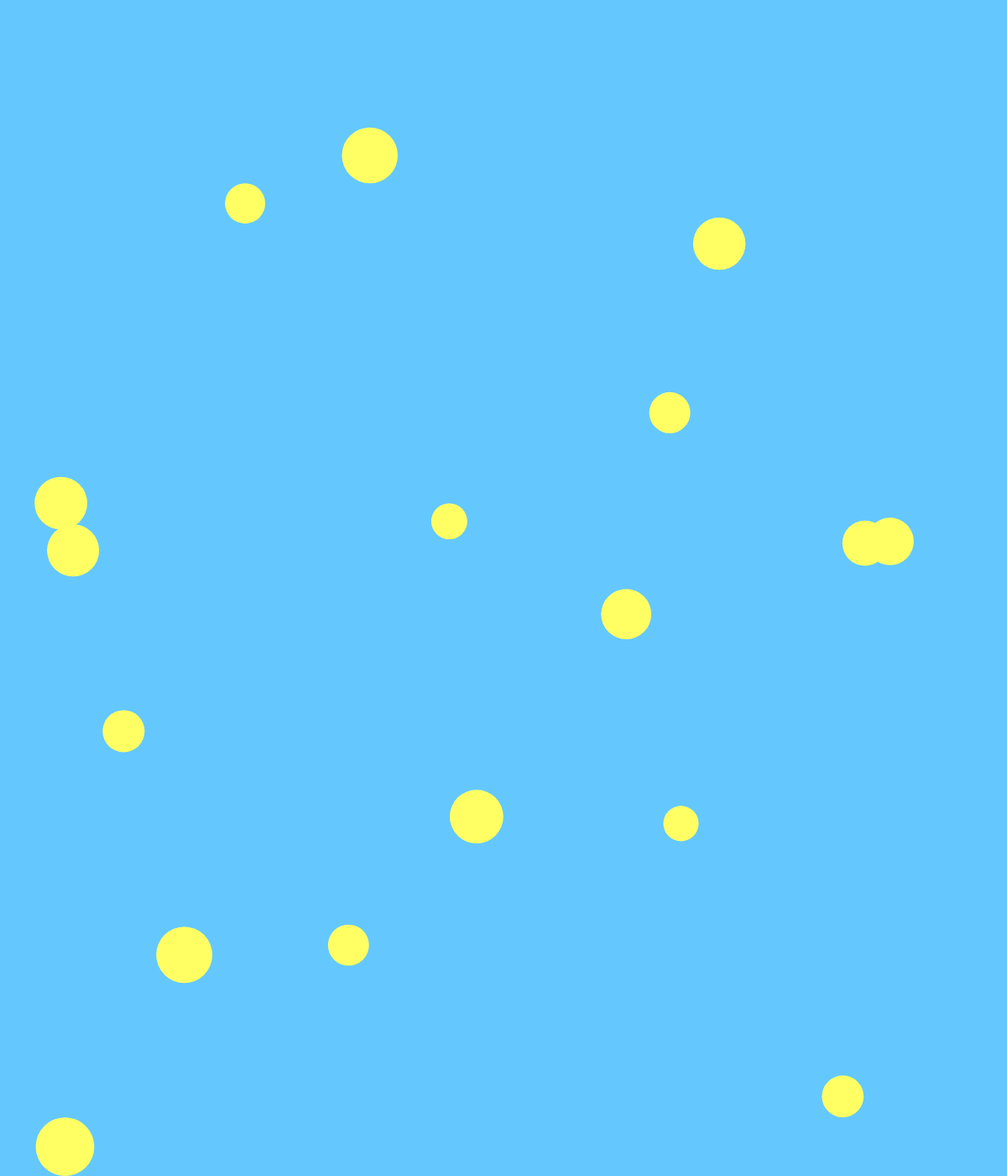
Frame 1 (no input)
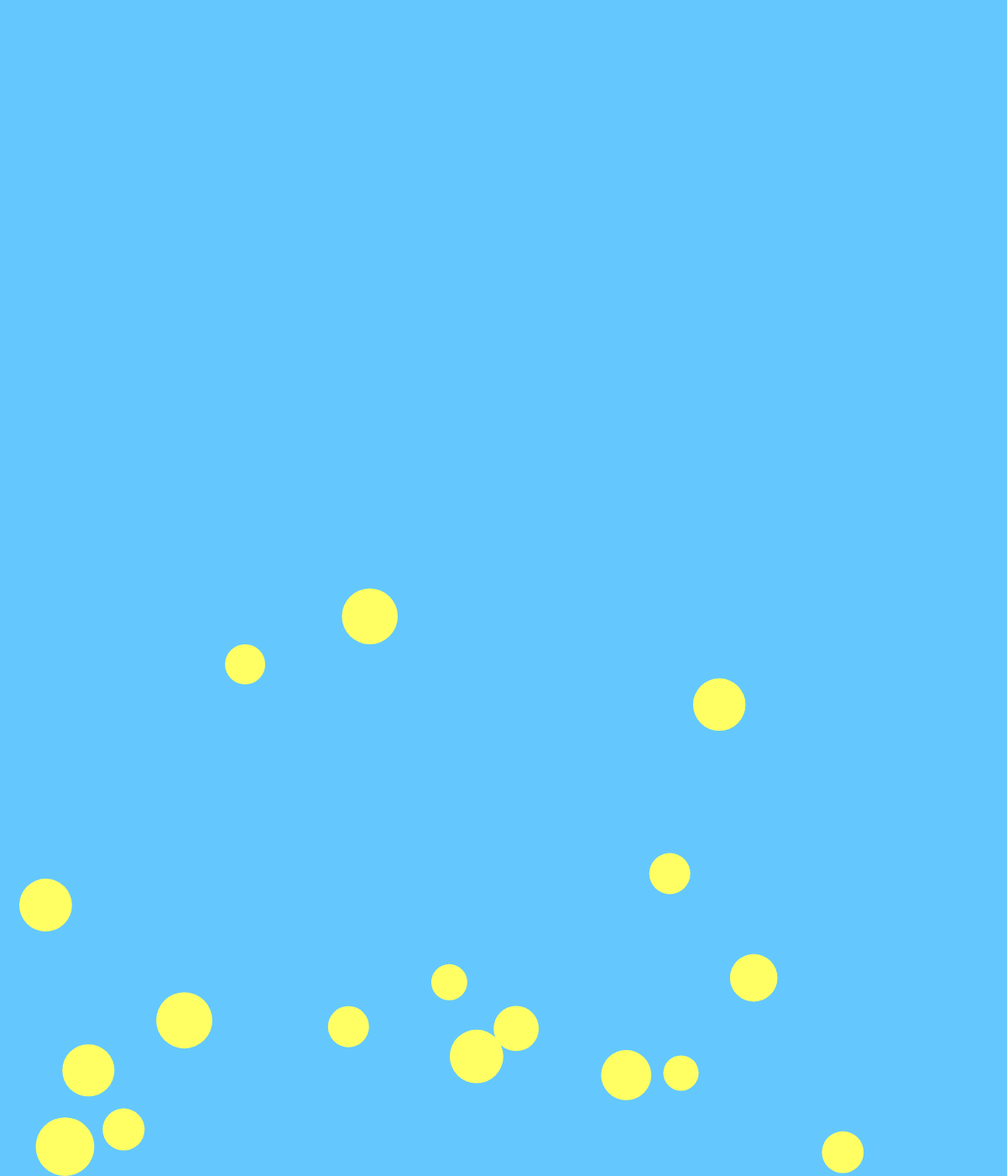
Frame 60 (no input)
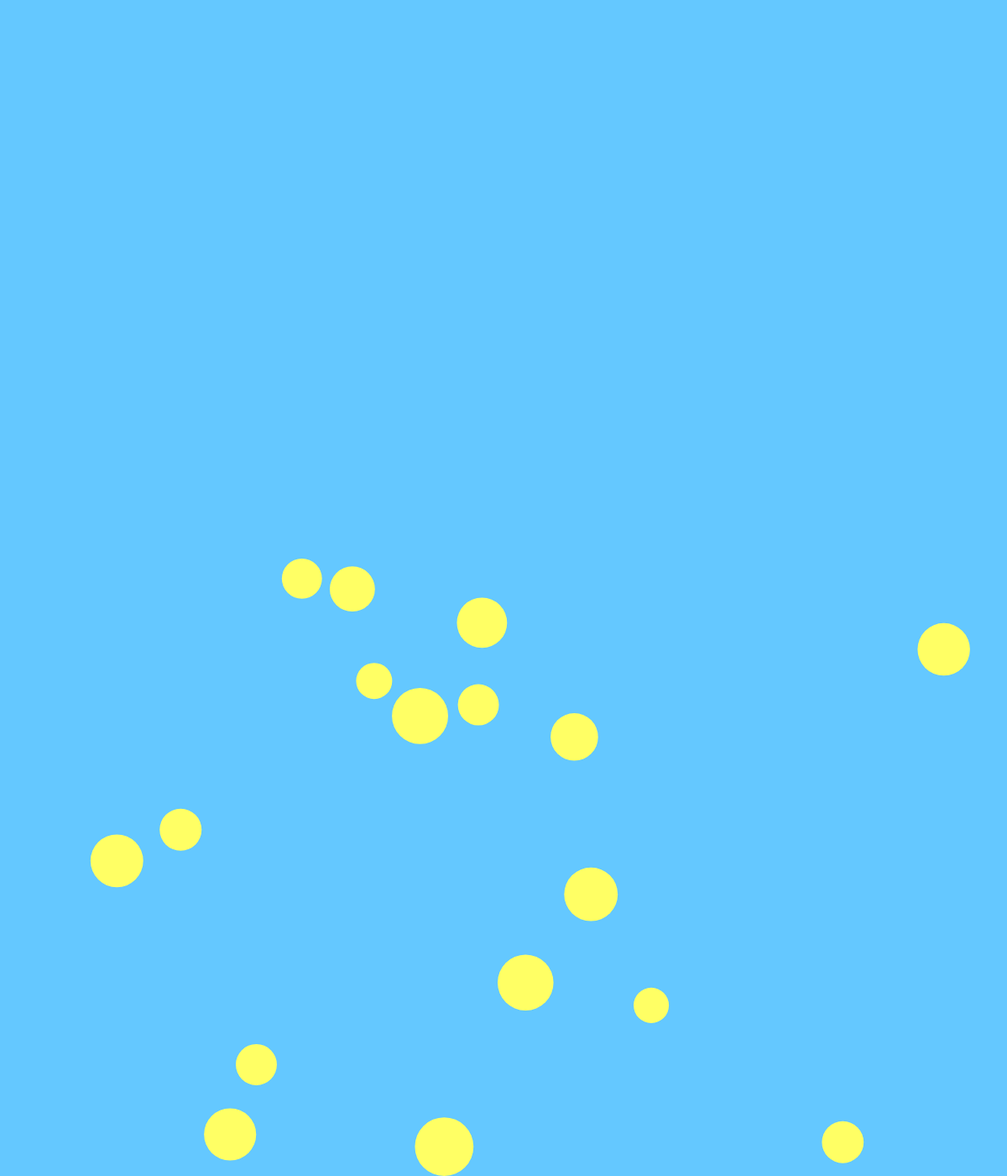
Frame 120 (the mouse pressed at the canvas centre since frame 60)

The p5.js sketch that drew these frames (run headless with seeded random() and noise() and a simulated clock; from frame 60 on, the mouse is pressed at the canvas centre):

// p5.js sketch
// ── sketch.js
/*
 * @name Bouncy Bubbles
 * @frame 720,400
 * @description  based on code from Keith Peters. Multiple-object collision..
 */

let numBalls = 17;
let spring = 0.1;
let gravity = 0.3;
let friction = -0.9;
let balls = [];

function setup() {
  createCanvas(1200, 1400);
  for (let i = 0; i < numBalls; i++) {
    balls[i] = new Ball(
      random(width),
      random(height),
      random(40, 70),
      i,
      balls
    );
  }
  noStroke();
  fill(300, 300,100);
}

function draw() {
  background(100,200,300);
  balls.forEach(ball => {
    ball.collide();
    ball.move();
    ball.display();
  });
}

class Ball {
  constructor(xin, yin, din, idin, oin) {
    this.x = xin;
    this.y = yin;
    this.vx = 0;
    this.vy = 0;
    this.diameter = din;
    this.id = idin;
    this.others = oin;
  }

  collide() {
    for (let i = this.id + 1; i < numBalls; i++) {
      // console.log(others[i]);
      let dx = this.others[i].x - this.x;
      let dy = this.others[i].y - this.y;
      let distance = sqrt(dx * dx + dy * dy);
      let minDist = this.others[i].diameter / 2 + this.diameter / 2;
      //   console.log(distance);
      //console.log(minDist);
      if (distance < minDist) {
        //console.log("2");
        let angle = atan2(dy, dx);
        let targetX = this.x + cos(angle) * minDist;
        let targetY = this.y + sin(angle) * minDist;
        let ax = (targetX - this.others[i].x) * spring;
        let ay = (targetY - this.others[i].y) * spring;
        this.vx -= ax;
        this.vy -= ay;
        this.others[i].vx += ax;
        this.others[i].vy += ay;
      }
    }
  }

  move() {
    this.vy += gravity;
    this.x += this.vx;
    this.y += this.vy;
    if (this.x + this.diameter / 2 > width) {
      this.x = width - this.diameter / 2;
      this.vx *= friction;
    } else if (this.x - this.diameter / 2 < 0) {
      this.x = this.diameter / 2;
      this.vx *= friction;
    }
    if (this.y + this.diameter / 2 > height) {
      this.y = height - this.diameter / 2;
      this.vy *= friction;
    } else if (this.y - this.diameter / 2 < 0) {
      this.y = this.diameter / 2;
      this.vy *= friction;
    }
  }

  display() {
    ellipse(this.x, this.y, this.diameter, this.diameter);
  }
}
